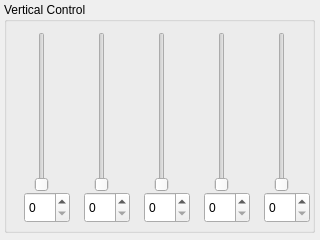
<?xml version="1.0" encoding="UTF-8"?>
<ui version="4.0">
 <class>Form</class>
 <widget class="QWidget" name="Form">
  <property name="geometry">
   <rect>
    <x>0</x>
    <y>0</y>
    <width>320</width>
    <height>240</height>
   </rect>
  </property>
  <property name="windowTitle">
   <string>Form</string>
  </property>
  <widget class="QGroupBox" name="groupBox">
   <property name="geometry">
    <rect>
     <x>4</x>
     <y>2</y>
     <width>311</width>
     <height>231</height>
    </rect>
   </property>
   <property name="title">
    <string>Vertical Control</string>
   </property>
   <widget class="QSlider" name="verticalSlider_1">
    <property name="geometry">
     <rect>
      <x>30</x>
      <y>30</y>
      <width>16</width>
      <height>160</height>
     </rect>
    </property>
    <property name="orientation">
     <enum>Qt::Vertical</enum>
    </property>
   </widget>
   <widget class="QSlider" name="verticalSlider_2">
    <property name="geometry">
     <rect>
      <x>90</x>
      <y>30</y>
      <width>16</width>
      <height>160</height>
     </rect>
    </property>
    <property name="orientation">
     <enum>Qt::Vertical</enum>
    </property>
   </widget>
   <widget class="QSlider" name="verticalSlider_3">
    <property name="geometry">
     <rect>
      <x>150</x>
      <y>30</y>
      <width>16</width>
      <height>160</height>
     </rect>
    </property>
    <property name="orientation">
     <enum>Qt::Vertical</enum>
    </property>
   </widget>
   <widget class="QSlider" name="verticalSlider_4">
    <property name="geometry">
     <rect>
      <x>210</x>
      <y>30</y>
      <width>16</width>
      <height>160</height>
     </rect>
    </property>
    <property name="orientation">
     <enum>Qt::Vertical</enum>
    </property>
   </widget>
   <widget class="QSlider" name="verticalSlider_5">
    <property name="geometry">
     <rect>
      <x>270</x>
      <y>30</y>
      <width>16</width>
      <height>160</height>
     </rect>
    </property>
    <property name="orientation">
     <enum>Qt::Vertical</enum>
    </property>
   </widget>
   <widget class="QSpinBox" name="spinBox_1">
    <property name="geometry">
     <rect>
      <x>20</x>
      <y>190</y>
      <width>46</width>
      <height>31</height>
     </rect>
    </property>
   </widget>
   <widget class="QSpinBox" name="spinBox_2">
    <property name="geometry">
     <rect>
      <x>80</x>
      <y>190</y>
      <width>46</width>
      <height>31</height>
     </rect>
    </property>
   </widget>
   <widget class="QSpinBox" name="spinBox_5">
    <property name="geometry">
     <rect>
      <x>260</x>
      <y>190</y>
      <width>46</width>
      <height>31</height>
     </rect>
    </property>
   </widget>
   <widget class="QSpinBox" name="spinBox_4">
    <property name="geometry">
     <rect>
      <x>200</x>
      <y>190</y>
      <width>46</width>
      <height>31</height>
     </rect>
    </property>
   </widget>
   <widget class="QSpinBox" name="spinBox_3">
    <property name="geometry">
     <rect>
      <x>140</x>
      <y>190</y>
      <width>46</width>
      <height>31</height>
     </rect>
    </property>
   </widget>
  </widget>
 </widget>
 <resources/>
 <connections/>
</ui>
